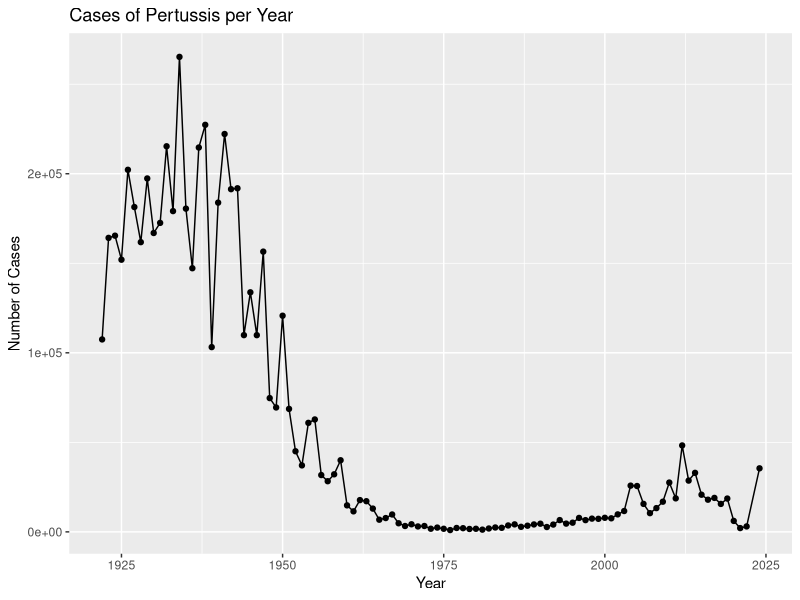
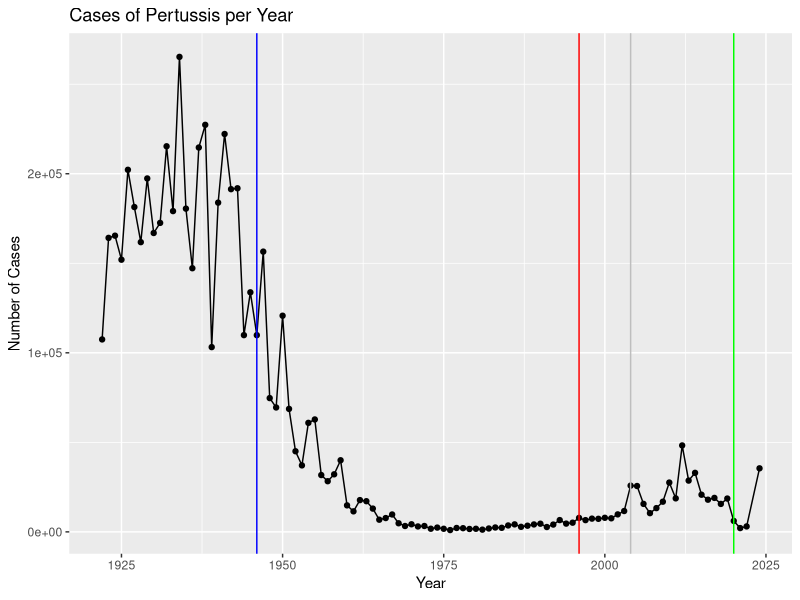

These figures' R source, in order: (Note: this script raises an error after producing the figures.)
## ---- chunk 1
cdc <-
  data.frame(
    year = c(1922L,1923L,1924L,1925L,1926L,1927L,
             1928L,1929L,1930L,1931L,1932L,1933L,1934L,
             1935L,1936L,1937L,1938L,1939L,1940L,
             1941L,1942L,1943L,1944L,1945L,1946L,
             1947L,1948L,1949L,1950L,1951L,1952L,
             1953L,1954L,1955L,1956L,1957L,1958L,
             1959L,1960L,1961L,1962L,1963L,1964L,
             1965L,1966L,1967L,1968L,1969L,1970L,
             1971L,1972L,1973L,1974L,1975L,1976L,1977L,
             1978L,1979L,1980L,1981L,1982L,1983L,
             1984L,1985L,1986L,1987L,1988L,1989L,
             1990L,1991L,1992L,1993L,1994L,1995L,
             1996L,1997L,1998L,1999L,2000L,2001L,
             2002L,2003L,2004L,2005L,2006L,2007L,
             2008L,2009L,2010L,2011L,2012L,2013L,
             2014L,2015L,2016L,2017L,2018L,2019L,2020L,
             2021L,2022L, 2024L),
    cases = c(107473,164191,165418,152003,202210,181411,
                                     161799,197371,166914,172559,215343,
                                     179135,265269,180518,147237,214652,
                                     227319,103188,183866,222202,191383,191890,
                                     109873,133792,109860,156517,74715,
                                     69479,120718,68687,45030,37129,60886,
                                     62786,31732,28295,32148,40005,14809,
                                     11468,17749,17135,13005,6799,7717,9718,
                                     4810,3285,4249,3036,3287,1759,2402,
                                     1738,1010,2177,2063,1623,1730,1248,
                                     1895,2463,2276,3589,4195,2823,3450,4157,
                                     4570,2719,4083,6586,4617,5137,7796,
                                     6564,7405,7298,7867,7580,9771,11647,
                                     25827,25616,15632,10454,13278,16858,
                                     27550,18719,48277,28639,32971,20762,
                                     17972,18975,15609,18617,6124,2116,3044, 35493)
  )
## ---- chunk 2
head(cdc)
## ---- chunk 3
library(ggplot2)

ggplot(cdc, aes(year, cases))+
  geom_point() +
  geom_line() +
  ylab("Number of Cases")+
  xlab("Year")+
  ggtitle("Cases of Pertussis per Year") 
## ---- chunk 4
ggplot(cdc, aes(year, cases))+
  geom_point() +
  geom_line() +
  geom_vline(xintercept=1946,col="blue")+
  geom_vline(xintercept=1996,col="red")+
   geom_vline(xintercept=2004,col="gray")+
  geom_vline(xintercept=2020,col="green")+
  ylab("Number of Cases")+
  xlab("Year")+
  ggtitle("Cases of Pertussis per Year") 
## ---- chunk 5
library(jsonlite)

subject <- read_json ("https://www.cmi-pb.org/api/v5_1/subject", simplifyVector = TRUE) 
head(subject)
## ---- chunk 6
nrow(subject)
## ---- chunk 7
table(subject$infancy_vac)
## ---- chunk 8
table(subject$biological_sex)
## ---- chunk 9
table(subject$race, subject$biological_sex)
## ---- chunk 10
specimen <- read_json("http://cmi-pb.org/api/v5_1/specimen", 
                      simplifyVector=TRUE)

ab_data <- read_json("http://cmi-pb.org/api/v5_1/plasma_ab_titer", 
                     simplifyVector=TRUE)
## ---- chunk 11
head(specimen)
## ---- chunk 12
head(ab_data)
## ---- chunk 13
library(dplyr)

meta <- inner_join(subject, specimen)
head(meta)
## ---- chunk 14
abdata<- inner_join(meta, ab_data)
head(abdata)
dim(abdata)
## ---- chunk 15
length(abdata$isotype)
## ---- chunk 16
table(abdata$isotype)
## ---- chunk 17
table(abdata$antigen)
## ---- chunk 18
ggplot(abdata, aes(MFI, antigen))+
  geom_boxplot()
## ---- chunk 19
ggplot(abdata, aes(MFI_normalised, antigen))+
  geom_boxplot()
## ---- chunk 20
ggplot(abdata, aes(MFI_normalised, antigen, col=infancy_vac))+
  geom_boxplot()
## ---- chunk 21
ggplot(abdata, aes(MFI_normalised, antigen))+
  geom_boxplot()+
  facet_wrap(~infancy_vac)
## ---- chunk 22
igg <- abdata %>% filter(isotype == "IgG")
head(igg)
## ---- chunk 23
ggplot(igg, aes(MFI_normalised, antigen, col=infancy_vac))+
  geom_boxplot()
## ---- chunk 24
abdata.21 <- abdata %>% filter(dataset == "2021_dataset")

abdata.21 %>% 
  filter(isotype == "IgG",  antigen == "PT") %>%
  
  ggplot() +
    aes(x=planned_day_relative_to_boost,
        y=MFI_normalised,
        col=infancy_vac,
        group=subject_id) +
    geom_point() +
    geom_line() +
    geom_vline(xintercept=0, linetype="dashed") +
    geom_vline(xintercept=14, linetype="dashed") +
  labs(title="2021 dataset IgG PT",
       subtitle = "Dashed lines indicate day 0 (pre-boost) and 14 (apparent peak levels)")
